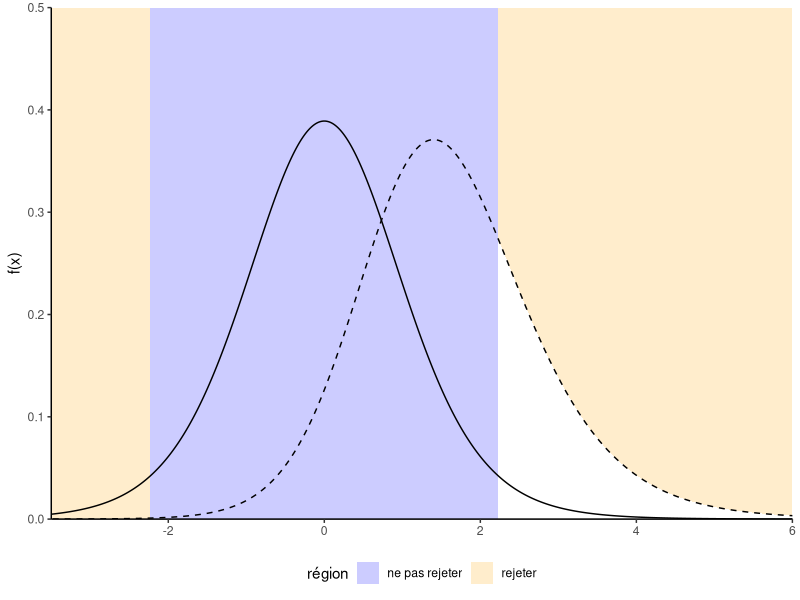
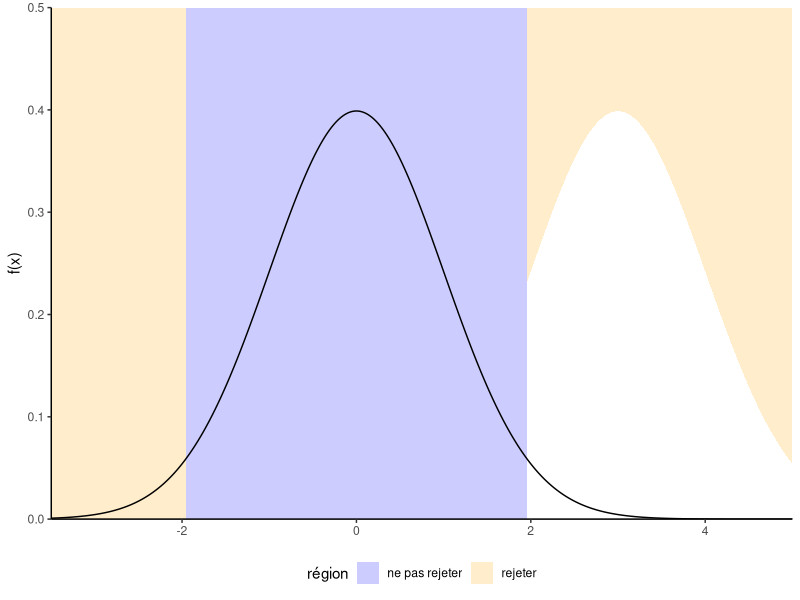

Write the R code that produced these figures, in order.
## ---- chunk 1
library(ggplot2)
region <- data.frame(start = c(-Inf, qt(0.025, df = 10), qt(0.975, df = 10)), 
                     end = c(qt(0.025, df = 10), qt(0.975, df = 10), Inf),
                     région = factor(c("rejeter","ne pas rejeter","rejeter")))
ggplot(region) + 
  geom_rect(aes(xmin = start, xmax = end, fill = région), 
    ymin = -Inf, ymax = Inf, alpha = 0.2, data = region) +
  scale_fill_manual(values = c("blue","orange")) + 
  coord_cartesian(xlim = c(-3.5,6), ylim = c(0, 0.5), expand = FALSE) +
  theme_classic() + theme(legend.position = "bottom") + 
  stat_function(fun = dt, args = list(ncp = 1.5, df=10), xlim = c(qt(0.975, df = 10), 10),
                geom = "area", fill = "white") +
  stat_function(fun = dt, n = 1000, args = list(df= 10), xlim = c(-5,6)) + 
  stat_function(fun = dt, n = 1000, args = list(ncp = 1.5, df=10), lty = 2, xlim = c(-5,6)) +
  ylab("f(x)")
## ---- chunk 2
region1 <- data.frame(start = c(-Inf, qnorm(0.025), qnorm(0.975)), 
                     end = c(qnorm(0.025), qnorm(0.975), Inf),
                     région = factor(c("rejeter","ne pas rejeter","rejeter")))
p1 <- ggplot(region1) + 
  geom_rect(aes(xmin = start, xmax = end, fill = région), 
    ymin = -Inf, ymax = Inf, alpha = 0.2, data = region1) +
  scale_fill_manual(values = c("blue","orange")) + 
  coord_cartesian(xlim = c(-3.5,5), ylim = c(0, 0.5), expand = FALSE) +
  theme_classic() + theme(legend.position = "bottom") + 
  stat_function(fun = dnorm, args = list(mean = 3, sd = 1), xlim = c(qnorm(0.975),10),
                geom = "area", fill = "white") +
  ylab("f(x)") + stat_function(fun = dnorm, n = 1000, args = list(mean = 0, sd = 1), xlim = c(-5,5)) + 
  stat_function(fun = dt, n = 1000, args = list(mean = 3, sd = 1), lty = 2, xlim = c(-5,5))
p1
## ---- chunk 3
set.seed(20200623)
enligne <- data.frame(depenses = round(c(rexp(n=160, rate = 1/72), 
                                    rlnorm(n = 340, meanlog = log(45), sdlog = log(2))), 0), 
                       id = factor(c(rep("milleniaux", 160), rep("autre", 340))))
Welch_test <- t.test(depenses~id, data = enligne, alternative = "less")
